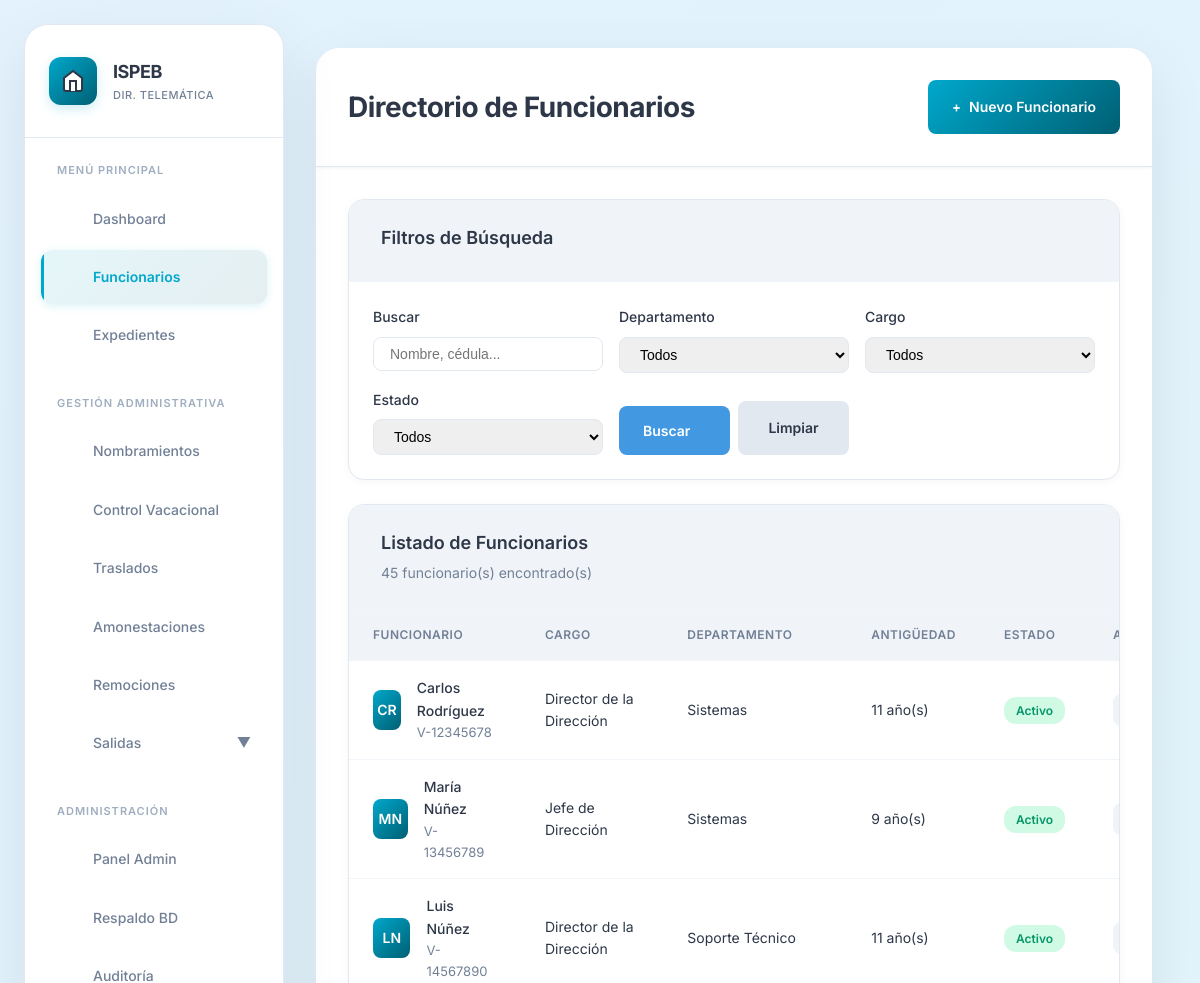
The page /vistas/funcionarios/index.php (signed in, upper part) on the database as committed earlier.
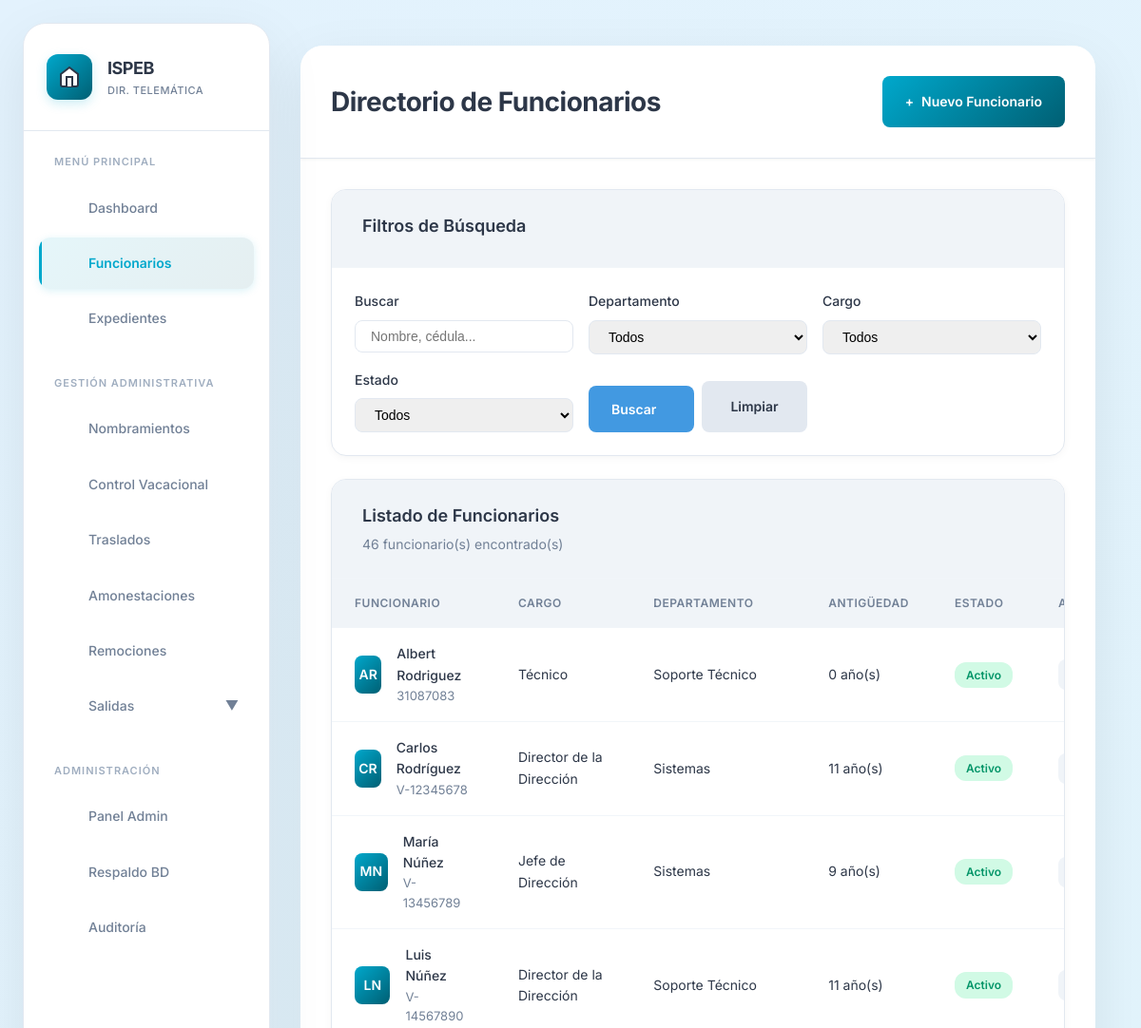
The same page on the database as committed later.
### tables this page shows
CREATE TABLE `funcionarios` (
  `id` int(10) UNSIGNED NOT NULL,
  `cedula` varchar(20) NOT NULL,
  `nombres` varchar(100) NOT NULL,
  `apellidos` varchar(100) NOT NULL,
  `fecha_nacimiento` date DEFAULT NULL,
  `genero` enum('M','F','Otro') DEFAULT NULL,
  `telefono` varchar(20) DEFAULT NULL,
  `email` varchar(150) DEFAULT NULL,
  `direccion` text DEFAULT NULL,
  `nivel_educativo` enum('Primaria','Bachiller','TSU','Universitario','Postgrado','MaestrÃÂ­a','Doctorado') DEFAULT NULL,
  `titulo_obtenido` varchar(200) DEFAULT NULL,
  `fecha_ingreso_admin_publica` date DEFAULT NULL,
  `cantidad_hijos` tinyint(3) UNSIGNED DEFAULT 0,
  `cargo_id` int(10) UNSIGNED NOT NULL,
  `departamento_id` int(10) UNSIGNED NOT NULL,
  `fecha_ingreso` date NOT NULL,
  `foto` varchar(255) DEFAULT 'default-avatar.png',
  `estado` enum('activo','vacaciones','reposo','inactivo') DEFAULT 'activo',
  `created_at` timestamp NOT NULL DEFAULT current_timestamp(),
  `updated_at` timestamp NOT NULL DEFAULT current_timestamp() ON UPDATE current_timestamp()
);

CREATE TABLE `cargos` (
  `id` int(10) UNSIGNED NOT NULL,
  `nombre_cargo` varchar(100) NOT NULL,
  `nivel_acceso` tinyint(4) NOT NULL COMMENT '1=Admin Total, 2=Operativo, 3=Solo Lectura',
  `descripcion` text DEFAULT NULL,
  `created_at` timestamp NOT NULL DEFAULT current_timestamp()
);

CREATE TABLE `departamentos` (
  `id` int(10) UNSIGNED NOT NULL,
  `nombre` varchar(150) NOT NULL,
  `descripcion` text DEFAULT NULL,
  `estado` enum('activo','inactivo') DEFAULT 'activo',
  `created_at` timestamp NOT NULL DEFAULT current_timestamp(),
  `updated_at` timestamp NOT NULL DEFAULT current_timestamp() ON UPDATE current_timestamp()
);

### config/database.php (called while the page is built, shortened)
<?php
class Database {
    private static $instance = null;
    private $conn;
    private function __construct() {
        try {
            $dsn = "mysql:host=" . DB_HOST . ";dbname=" . DB_NAME . ";charset=" . DB_CHARSET;
            $options = [
                PDO::ATTR_ERRMODE => PDO::ERRMODE_EXCEPTION,
                PDO::ATTR_DEFAULT_FETCH_MODE => PDO::FETCH_ASSOC,
                PDO::ATTR_EMULATE_PREPARES => false,
                PDO::MYSQL_ATTR_INIT_COMMAND => "SET NAMES " . DB_CHARSET
            ];
            $this->conn = new PDO($dsn, DB_USER, DB_PASS, $options);
        } catch (PDOException $e) {
            die("Error de conexión: " . $e->getMessage());
        }
    }
    public static function getInstance() {
        if (self::$instance === null) {
            self::$instance = new self();
        }
        return self::$instance;
    }
    public function getConnection() {
        return $this->conn;
    }
}
function getDB() {
    return Database::getInstance()->getConnection();
}

### modelos/Funcionario.php (called while the page is built, shortened)
<?php
require_once __DIR__ . '/../config/database.php';
class Funcionario {
    private $db;
    public function __construct() {
        $this->db = getDB();
    }
    public function obtenerTodos($filtros = []) {
        $sql = "
            SELECT
                f.id,
                f.cedula,
                CONCAT(f.nombres, ' ', f.apellidos) AS nombre_completo,
                f.nombres,
                f.apellidos,
                f.fecha_nacimiento,
                TIMESTAMPDIFF(YEAR, f.fecha_nacimiento, CURDATE()) AS edad,
                f.genero,
                f.telefono,
                f.email,
                f.direccion,
                f.cargo_id,
                c.nombre_cargo,
                c.nivel_acceso,
                f.departamento_id,
                d.nombre AS departamento,
                f.fecha_ingreso,
                TIMESTAMPDIFF(YEAR, f.fecha_ingreso, CURDATE()) AS antiguedad_anos,
                f.foto AS foto,
                f.estado,
                f.created_at
            FROM funcionarios f
            INNER JOIN cargos c ON f.cargo_id = c.id
            INNER JOIN departamentos d ON f.departamento_id = d.id
            WHERE 1=1
        ";
        $params = [];
        $sql .= " ORDER BY f.created_at DESC";
        $stmt = $this->db->prepare($sql);
        $stmt->execute($params);
        return $stmt->fetchAll();
    }
}

### vistas/funcionarios/index.php (the view, shortened to what the changed rows need)
<?php
require_once __DIR__ . '/../../config/database.php';
require_once __DIR__ . '/../../config/seguridad.php';
require_once __DIR__ . '/../../modelos/Funcionario.php';
$filtros = [
    'buscar' => $_GET['buscar'] ?? '',
    'departamento_id' => $_GET['departamento_id'] ?? '',
    'cargo_id' => $_GET['cargo_id'] ?? '',
    'estado' => $_GET['estado'] ?? ''
];
$modeloFuncionario = new Funcionario();
$funcionarios = $modeloFuncionario->obtenerTodos($filtros);
?>
<!DOCTYPE html>
<html lang="es">
<head>
    <link rel="stylesheet" href="../../publico/css/estilos.css">
</head>
<body>
    <?php include __DIR__ . '/../layout/sidebar.php'; ?>
    <div class="main-content">
        <header class="header">
            <div class="header-left">
                <h1 class="page-title">Directorio de Funcionarios</h1>
            </div>
        </header>
        <div class="content-wrapper">
            <div class="card" style="margin-bottom: 24px;">
                <div class="card-header">
                    <h2 class="card-title">Filtros de Búsqueda</h2>
                </div>
            </div>
            <div class="card">
                <div class="card-header">
                    <div>
                        <h2 class="card-title">Listado de Funcionarios</h2>
                        <p class="card-subtitle"><?php echo count($funcionarios); ?> funcionario(s) encontrado(s)</p>
                    </div>
                </div>
                <div class="table-container">
                    <table class="table">
                        <thead>
                            <tr>
                                <th>Funcionario</th>
                                <th>Cargo</th>
                                <th>Departamento</th>
                                <th>Antigüedad</th>
                                <th>Estado</th>
                                <th>Acciones</th>
                            </tr>
                        </thead>
                        <tbody>
                            <?php if (empty($funcionarios)): ?>
                                <tr>
                                    <td colspan="6" style="text-align: center; padding: 40px; color: #a0aec0;">
                                        No se encontraron funcionarios
                                    </td>
                                </tr>
                            <?php else: ?>
                                <?php foreach ($funcionarios as $func): ?>
                                    <tr>
                                        <td>
                                            <div class="user-cell">
                                                <div class="user-avatar">
                                                    <?php echo strtoupper(substr($func['nombres'], 0, 1) . substr($func['apellidos'], 0, 1)); ?>
                                                </div>
                                                <div>
                                                    <div class="user-name"><?php echo htmlspecialchars($func['nombre_completo']); ?></div>
                                                    <div class="user-id"><?php echo htmlspecialchars($func['cedula']); ?></div>
                                                </div>
                                            </div>
                                        </td>
                                        <td><?php echo htmlspecialchars($func['nombre_cargo']); ?></td>
                                        <td><?php echo htmlspecialchars($func['departamento']); ?></td>
                                        <td><?php echo $func['antiguedad_anos']; ?> año(s)</td>
                                        <td>
                                            <?php
                                            $badge_class = 'badge-success';
                                            $estado_texto = 'Activo';
                                            ?>
                                            <span class="badge <?php echo $badge_class; ?>">
                                                <?php echo $estado_texto; ?>
                                            </span>
                                        </td>
                                        <td>
                                            <div style="display: flex; gap: 8px;">
                                                <a href="ver.php?id=<?php echo $func['id']; ?>" class="btn-icon" title="Ver expediente">
                                                </a>
                                            </div>
                                        </td>
                                    </tr>
                                <?php endforeach; ?>
                            <?php endif; ?>
                        </tbody>
                    </table>
                </div>
            </div>
        </div>
    </div>
</body>
</html>

### vistas/layout/sidebar.php (shortened to what the changed rows need)
<aside class="sidebar" id="sidebar">
    <nav class="sidebar-nav">
        <?php
        $current_dir = basename(dirname($_SERVER['PHP_SELF']));
        function getIconSVG($iconName) {
            $icons = [
                'dashboard' => '<rect x="3" y="3" width="7" height="7"></rect><rect x="14" y="3" width="7" height="7"></rect><rect x="14" y="14" width="7" height="7"></rect><rect x="3" y="14" width="7" height="7"></rect>',
                'users' => '<path d="M17 21v-2a4 4 0 0 0-4-4H5a4 4 0 0 0-4 4v2"></path><circle cx="9" cy="7" r="4"></circle><path d="M23 21v-2a4 4 0 0 0-3-3.87"></path><path d="M16 3.13a4 4 0 0 1 0 7.75"></path>',
                'folder' => '<path d="M22 19a2 2 0 0 1-2 2H4a2 2 0 0 1-2-2V5a2 2 0 0 1 2-2h5l2 3h9a2 2 0 0 1 2 2z"></path>',
                'file-text' => '<path d="M14 2H6a2 2 0 0 0-2 2v16a2 2 0 0 0 2 2h12a2 2 0 0 0 2-2V8z"></path><polyline points="14 2 14 8 20 8"></polyline><line x1="16" y1="13" x2="8" y2="13"></line><line x1="16" y1="17" x2="8" y2="17"></line>',
                'sun' => '<circle cx="12" cy="12" r="5"></circle><line x1="12" y1="1" x2="12" y2="3"></line><line x1="12" y1="21" x2="12" y2="23"></line><line x1="4.22" y1="4.22" x2="5.64" y2="5.64"></line><line x1="18.36" y1="18.36" x2="19.78" y2="19.78"></line><line x1="1" y1="12" x2="3" y2="12"></line><line x1="21" y1="12" x2="23" y2="12"></line><line x1="4.22" y1="19.78" x2="5.64" y2="18.36"></line><line x1="18.36" y1="5.64" x2="19.78" y2="4.22"></line>',
                'repeat' => '<polyline points="17 1 21 5 17 9"></polyline><path d="M3 11V9a4 4 0 0 1 4-4h14"></path><polyline points="7 23 3 19 7 15"></polyline><path d="M21 13v2a4 4 0 0 1-4 4H3"></path>',
                'alert-triangle' => '<path d="M10.29 3.86L1.82 18a2 2 0 0 0 1.71 3h16.94a2 2 0 0 0 1.71-3L13.71 3.86a2 2 0 0 0-3.42 0z"></path><line x1="12" y1="9" x2="12" y2="13"></line><line x1="12" y1="17" x2="12.01" y2="17"></line>',
                'x-circle' => '<circle cx="12" cy="12" r="10"></circle><line x1="15" y1="9" x2="9" y2="15"></line><line x1="9" y1="9" x2="15" y2="15"></line>',
                'log-out' => '<path d="M9 21H5a2 2 0 0 1-2-2V5a2 2 0 0 1 2-2h4"></path><polyline points="16 17 21 12 16 7"></polyline><line x1="21" y1="12" x2="9" y2="12"></line>',
                'settings' => '<circle cx="12" cy="12" r="3"></circle><path d="M12 1v6m0 6v6m9-9h-6m-6 0H3"></path>',
                'download' => '<path d="M21 15v4a2 2 0 0 1-2 2H5a2 2 0 0 1-2-2v-4"></path><polyline points="7 10 12 15 17 10"></polyline><line x1="12" y1="15" x2="12" y2="3"></line>'
            ];
            return $icons[$iconName] ?? '';
        }
        foreach ($menuItems as $section):
        ?>
            <div class="nav-section">
                <div class="nav-section-title"><?php echo $section['section']; ?></div>
                <?php foreach ($section['items'] as $item): ?>
                    <?php if (isset($item['submenu'])): ?>
                        <div class="nav-item-accordion">
                            <a href="javascript:void(0)" class="nav-item" onclick="toggleSubmenu(this)">
                                <span class="nav-icon">
                                    <svg xmlns="http://www.w3.org/2000/svg" viewBox="0 0 24 24" fill="none" stroke="currentColor" stroke-width="2">
                                        <?php echo getIconSVG($item['icon']); ?>
                                    </svg>
                                </span>
                                <span class="nav-text"><?php echo $item['label']; ?></span>
                                <span class="nav-arrow" style="margin-left: auto; transition: transform 0.3s ease;">▼</span>
                            </a>
                        </div>
                    <?php else: ?>
                        <a href="<?php echo APP_URL . $item['url']; ?>"
                           class="nav-item <?php echo (isset($item['dir']) && $current_dir == $item['dir']) ? 'active' : ''; ?>">
                            <span class="nav-icon">
                                <svg xmlns="http://www.w3.org/2000/svg" viewBox="0 0 24 24" fill="none" stroke="currentColor" stroke-width="2">
                                    <?php echo getIconSVG($item['icon']); ?>
                                </svg>
                            </span>
                            <span class="nav-text"><?php echo $item['label']; ?></span>
                        </a>
                    <?php endif; ?>
                <?php endforeach; ?>
            </div>
        <?php endforeach; ?>
    </nav>
</aside>

Rows that differ between the two databases and show on the page:
added funcionarios: nombres+apellidos "AR", nombre_completo "Albert Rodriguez", cedula "31087083", cargo.nombre_cargo "Técnico", departamento.nombre "Soporte Técnico", antiguedad_anos "0", estado_texto "Activo"
Other text that changed with them:
count($funcionarios): "45" → "46"
